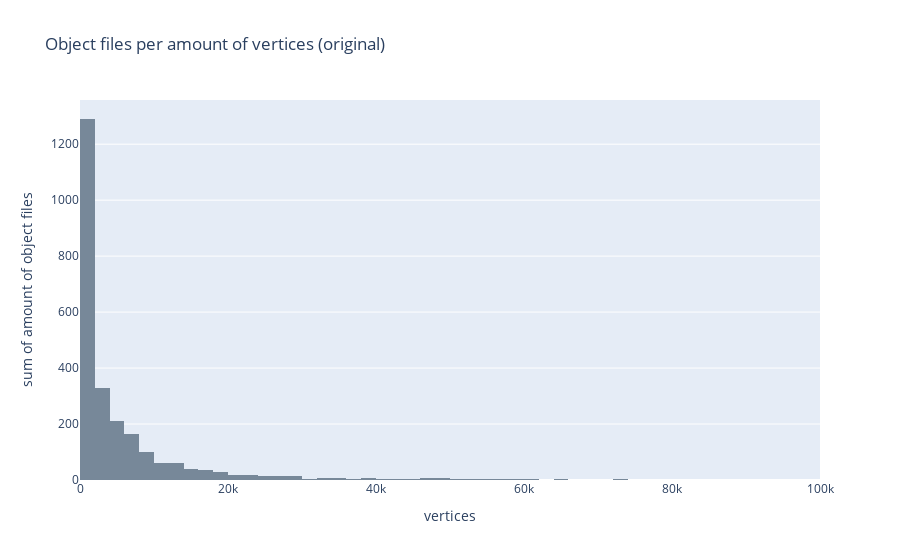
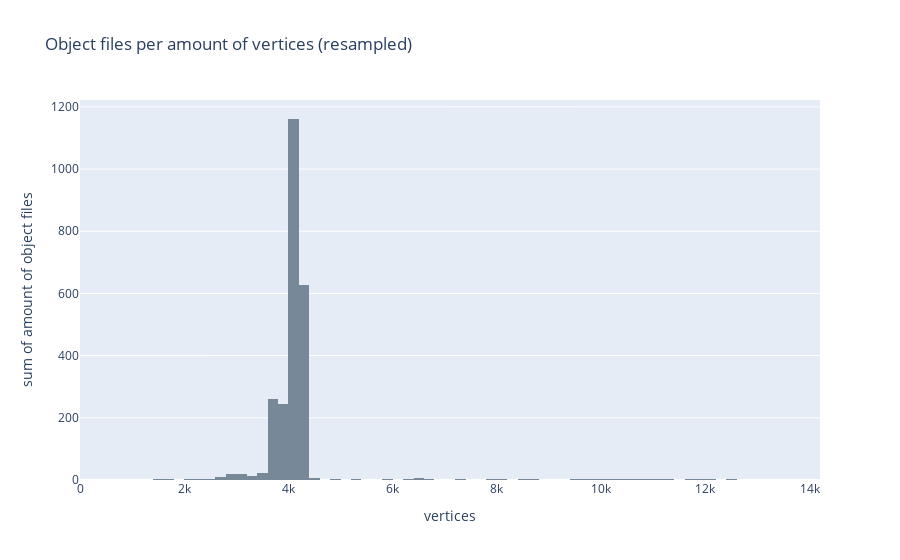

The notebook cell saved with these charts, in order:
### Code cell
# Hists from feedback email Fri 25/10
# a histogram with the #shapes per amount of vertices, for ALL shapes in the database; and a similar one for the #shapes per amount of faces; this way, you will clearly see how many shapes with few..average..many vertices, and faces, you have – so this is the best indication you want for the need for resampling. 

# 2*n^(1/3) --> n = aantal objecten (wss rond de 90 bins, rice )
# hoogste verts/faces / bins
# https://medium.com/@maxmarkovvision/optimal-number-of-bins-for-histograms-3d7c48086fde

# X: vertices/faces
# Y: shapes amount
df_groups_before = df.groupby("vertices").size()

fig = px.histogram(df_groups_before, x=df_groups_before.index, y=df_groups_before, nbins=93, labels=dict(y="amount of object files"), title="Object files per amount of vertices (original)")
fig.update_traces(marker_color='lightslategray')
fig.show()

df_groups_after = df_resampled.groupby("vertices").size()

# display(df_groups_after)

fig = px.histogram(df_groups_after, x=df_groups_after.index, y=df_groups_after, nbins=93, labels=dict(y="amount of object files"), title="Object files per amount of vertices (resampled)")
fig.update_traces(marker_color='lightslategray')
fig.show()

### Figure 1 — Plotly figure (JSON) as saved in the notebook; plotly's stock layout.template omitted (floating-point values rounded to 4 significant figures; data arrays with more than 128 entries replaced by an {"elided": "..."} marker saying what was removed)
{"data": [{"alignmentgroup": "True", "bingroup": "x", "histfunc": "sum", "hovertemplate": "vertices=%{x}<br>sum of amount of object files=%{y}<extra></extra>", "legendgroup": "", "marker": {"color": "lightslategray", "pattern": {"shape": ""}}, "name": "", "nbinsx": 93, "offsetgroup": "", "orientation": "v", "showlegend": false, "type": "histogram", "x": {"elided": "1900 int values"}, "xaxis": "x", "y": {"elided": "1900 int values"}, "yaxis": "y"}], "layout": {"barmode": "relative", "legend": {"tracegroupgap": 0}, "title": {"text": "Object files per amount of vertices (original)"}, "xaxis": {"anchor": "y", "domain": [0, 1], "title": {"text": "vertices"}}, "yaxis": {"anchor": "x", "domain": [0, 1], "title": {"text": "sum of amount of object files"}}}}

### Figure 2 — Plotly figure (JSON) as saved in the notebook; plotly's stock layout.template omitted (floating-point values rounded to 4 significant figures; data arrays with more than 128 entries replaced by an {"elided": "..."} marker saying what was removed)
{"data": [{"alignmentgroup": "True", "bingroup": "x", "histfunc": "sum", "hovertemplate": "vertices=%{x}<br>sum of amount of object files=%{y}<extra></extra>", "legendgroup": "", "marker": {"color": "lightslategray", "pattern": {"shape": ""}}, "name": "", "nbinsx": 93, "offsetgroup": "", "orientation": "v", "showlegend": false, "type": "histogram", "x": {"elided": "835 int values"}, "xaxis": "x", "y": {"elided": "835 int values"}, "yaxis": "y"}], "layout": {"barmode": "relative", "legend": {"tracegroupgap": 0}, "title": {"text": "Object files per amount of vertices (resampled)"}, "xaxis": {"anchor": "y", "domain": [0, 1], "title": {"text": "vertices"}}, "yaxis": {"anchor": "x", "domain": [0, 1], "title": {"text": "sum of amount of object files"}}}}
